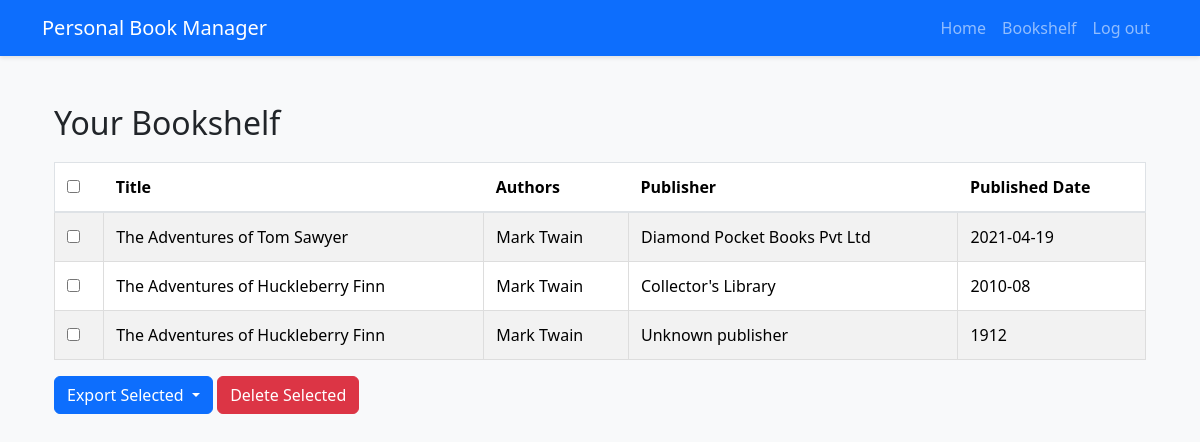
The page /bookshelf (signed in) on the database its author committed.
### tables this page shows
CREATE TABLE books (
    id INTEGER PRIMARY KEY AUTOINCREMENT NOT NULL,
    title TEXT,
    authors TEXT,
    publisher TEXT,
    publishedDate INTEGER,
    user_id INTEGER,
    FOREIGN KEY (user_id) REFERENCES users (id)
);

### app.py (the view)
@app.route("/bookshelf", methods=["GET", "POST"])
@login_required
def bookshelf():
    user_id = session.get("user_id")
    if request.method == "POST":
        data = request.get_json()
        book_ids = data.get('books', [])
        if not book_ids:
            return jsonify({'success': False, 'message': 'No books selected for deletion'}), 400
        db.execute(
            """
            DELETE FROM books WHERE id IN ({seq}) AND user_id = ?
            """.format(seq=','.join(['?']*len(book_ids))),
            *book_ids, user_id
        )
        return jsonify({'success': True, 'message': 'Books deleted successfully'}), 200
    else:
        books = db.execute(
            """
            SELECT * FROM books WHERE user_id = ?
            """,
            user_id
        )
        for book in books:
            book['authors'] = book['authors'].split(', ')
        return render_template("bookshelf.html", books=books)

### app.py (called while the page is built)
def login_required(f):
    @wraps(f)
    def decorated_function(*args, **kwargs):
        if session.get("user_id") is None:
            return redirect("/login")
        return f(*args, **kwargs)
    return decorated_function

@app.after_request
def after_request(response):
    response.headers["Cache-Control"] = "no-cache, no-store, must-revalidate"
    response.headers["Expires"] = 0
    response.headers["Pragma"] = "no-cache"
    return response

### templates/bookshelf.html (shortened to what this page needs)
{% extends "layout.html" %}
{% block content %}
	<div class="container mt-4">
		<h2>Your Bookshelf</h2>
		{% if books %}
			<form id="bookshelfForm">
				<table class="table table-striped">
					<thead>
						<tr>
							<th><input type="checkbox" id="selectAll" /></th>
							<th>Title</th>
							<th>Authors</th>
							<th>Publisher</th>
							<th>Published Date</th>
						</tr>
					</thead>
					<tbody>
						{% for book in books %}
							<tr>
								<td>
									<input type="checkbox" name="book" value="{{ book.id }}" />
								</td>
								<td>{{ book.title }}</td>
								<td>{{ ', '.join(book.authors) }}</td>
								<td>{{ book.publisher }}</td>
								<td>{{ book.publishedDate }}</td>
							</tr>
						{% endfor %}
					</tbody>
				</table>
				<div class="btn-group">
					<button
						type="button"
						class="btn btn-primary dropdown-toggle"
						data-bs-toggle="dropdown"
						aria-haspopup="true"
						aria-expanded="false"
					>
						Export Selected
					</button>
				</div>
				<button type="button" id="deleteSelected" class="btn btn-danger">
					Delete Selected
				</button>
			</form>
		{% else %}
			<p>You have no books in your bookshelf.</p>
		{% endif %}
	</div>
{% endblock %}

### static/styles.css (style rules this page uses)
body { background-color: #f8f9fa; }
table { width: 100%; border-collapse: collapse; margin-top: 20px; }
table, td { border: 1px solid #ddd; }
td { padding: 12px; text-align: left; }
tr:nth-child(even) { background-color: #f9f9f9; }
.table { width: 100%; margin-bottom: 1rem; color: #212529; }
.table th, .table td { padding: 0.75rem; vertical-align: top; border-top: 1px solid #dee2e6; }
.table thead th { vertical-align: bottom; border-bottom: 2px solid #dee2e6; }
.table-striped tbody tr:nth-of-type(odd) { background-color: rgba(0, 0, 0, 0.05); }

### rows shown on the page
books: title "The Adventures of Tom Sawyer", authors "Mark Twain", publisher "Diamond Pocket Books Pvt Ltd", publishedDate "2021-04-19"
books: title "The Adventures of Huckleberry Finn", authors "Mark Twain", publisher "Collector's Library", publishedDate "2010-08"
books: title "The Adventures of Huckleberry Finn", authors "Mark Twain", publisher "Unknown publisher", publishedDate "1912"
